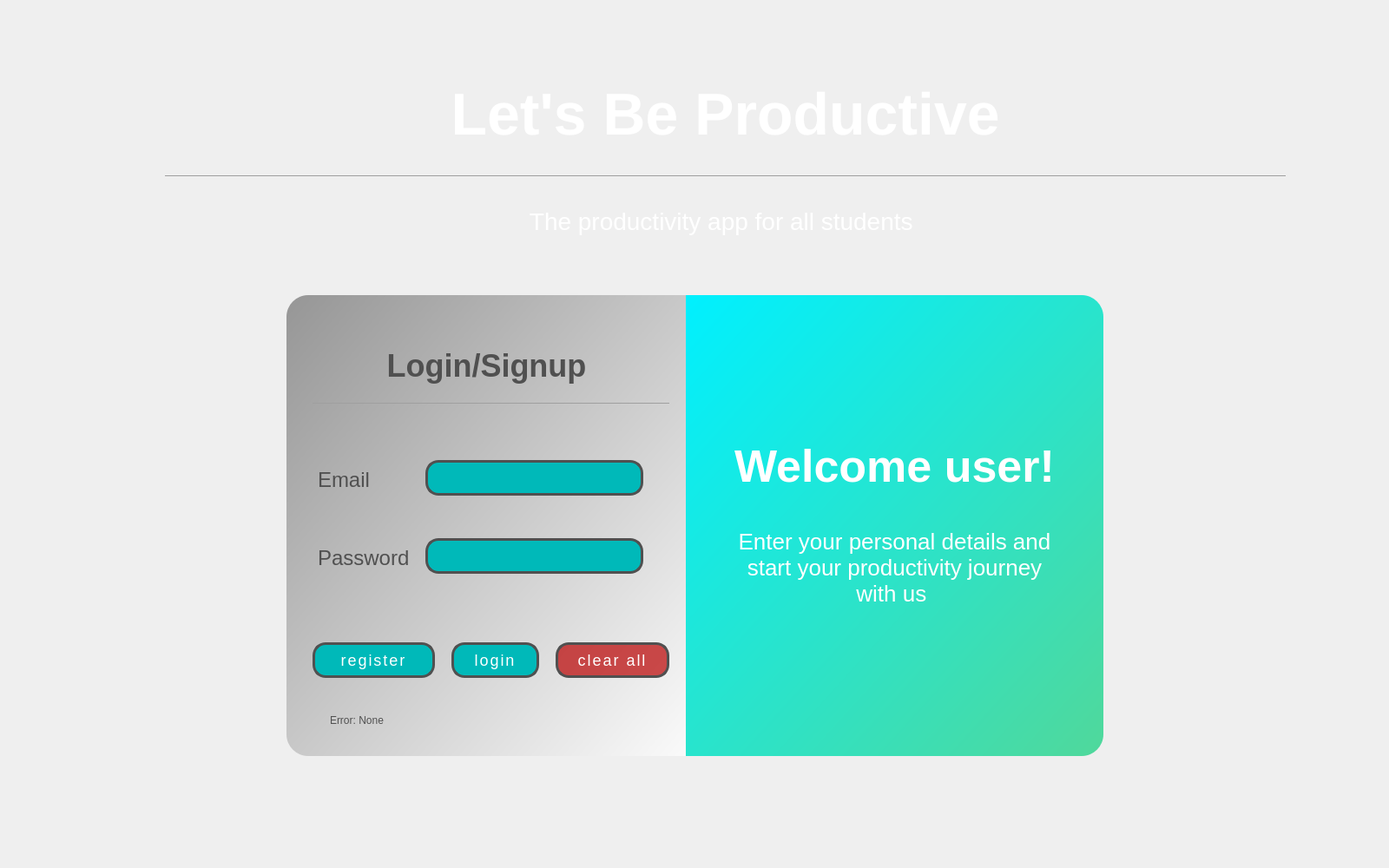
<?xml version="1.0" encoding="UTF-8"?>
<ui version="4.0">
 <class>LoginPage</class>
 <widget class="QWidget" name="LoginPage">
  <property name="geometry">
   <rect>
    <x>0</x>
    <y>0</y>
    <width>1600</width>
    <height>1000</height>
   </rect>
  </property>
  <property name="windowTitle">
   <string>Form</string>
  </property>
  <widget class="QPushButton" name="loginButton">
   <property name="geometry">
    <rect>
     <x>520</x>
     <y>740</y>
     <width>101</width>
     <height>41</height>
    </rect>
   </property>
   <property name="styleSheet">
    <string notr="true">font-family: &quot;Open Sans&quot;, sans-serif;
  font-size: 18px;
  letter-spacing: 2px;
  text-decoration: none;
  text-transform: uppercase;
  color: white;
  cursor: pointer;
  border: 3px solid;
border-radius:15;
  border-color: rgb(80,80,80);
background-color:rgb(0,185,185);
  padding: 0.25em 0.5em;
  box-shadow: 1px 1px 0px 0px, 2px 2px 0px 0px, 3px 3px 0px 0px, 4px 4px 0px 0px, 5px 5px 0px 0px;
  position: relative;
  user-select: none;
  -webkit-user-select: none;
  touch-action: manipulation;</string>
   </property>
   <property name="text">
    <string>login</string>
   </property>
  </widget>
  <widget class="QPushButton" name="registerButton">
   <property name="geometry">
    <rect>
     <x>360</x>
     <y>740</y>
     <width>141</width>
     <height>41</height>
    </rect>
   </property>
   <property name="styleSheet">
    <string notr="true">font-family: &quot;Open Sans&quot;, sans-serif;
  font-size: 18px;
  letter-spacing: 2px;
  text-decoration: none;
  text-transform: uppercase;
  color: white;
  cursor: pointer;
  border: 3px solid;
border-radius:15;
  border-color: rgb(80,80,80);
background-color:rgb(0,185,185);
  padding: 0.25em 0.5em;
  box-shadow: 1px 1px 0px 0px, 2px 2px 0px 0px, 3px 3px 0px 0px, 4px 4px 0px 0px, 5px 5px 0px 0px;
  position: relative;
  user-select: none;
  -webkit-user-select: none;
  touch-action: manipulation;</string>
   </property>
   <property name="text">
    <string>register</string>
   </property>
  </widget>
  <widget class="QPushButton" name="clearAllButton">
   <property name="geometry">
    <rect>
     <x>640</x>
     <y>740</y>
     <width>131</width>
     <height>41</height>
    </rect>
   </property>
   <property name="styleSheet">
    <string notr="true">font-family: &quot;Open Sans&quot;, sans-serif;
  font-size: 18px;
  letter-spacing: 2px;
  text-decoration: none;
  text-transform: uppercase;
  color: white;
  cursor: pointer;
  border: 3px solid;
border-radius:15;
  border-color: rgb(80,80,80);
background-color:rgba(185,0,0,0.7);
  padding: 0.25em 0.5em;
  box-shadow: 1px 1px 0px 0px, 2px 2px 0px 0px, 3px 3px 0px 0px, 4px 4px 0px 0px, 5px 5px 0px 0px;
  position: relative;
  user-select: none;
  -webkit-user-select: none;
  touch-action: manipulation;</string>
   </property>
   <property name="text">
    <string>clear all</string>
   </property>
  </widget>
  <widget class="QLabel" name="label">
   <property name="geometry">
    <rect>
     <x>360</x>
     <y>530</y>
     <width>101</width>
     <height>51</height>
    </rect>
   </property>
   <property name="styleSheet">
    <string notr="true"> position: relative;
  padding: 0;
  margin: 0;
  font-family: &quot;Raleway&quot;, sans-serif;
  font-weight: 300;
  font-size: 24px;
  color: rgb(80,80,80);
 text-align: center;
  padding-bottom: 5px;</string>
   </property>
   <property name="text">
    <string>Email</string>
   </property>
  </widget>
  <widget class="QLabel" name="label_2">
   <property name="geometry">
    <rect>
     <x>360</x>
     <y>610</y>
     <width>111</width>
     <height>71</height>
    </rect>
   </property>
   <property name="styleSheet">
    <string notr="true"> position: relative;
  padding: 0;
  margin: 0;
  font-family: &quot;Raleway&quot;, sans-serif;
  font-weight: 300;
  font-size: 24px;
  color: rgb(80,80,80);
 text-align: center;
  padding-bottom: 5px;</string>
   </property>
   <property name="text">
    <string>Password</string>
   </property>
  </widget>
  <widget class="QLineEdit" name="emailInput">
   <property name="geometry">
    <rect>
     <x>490</x>
     <y>530</y>
     <width>251</width>
     <height>41</height>
    </rect>
   </property>
   <property name="styleSheet">
    <string notr="true">font-family: &quot;Open Sans&quot;, sans-serif;
  font-size: 20px;
  letter-spacing: 2px;
  text-decoration: none;
  color: white;
  cursor: pointer;
  border: 3px solid;
border-radius:15;
  border-color: rgb(80,80,80);
background-color:rgb(0,185,185);
  padding: 0.25em 0.5em;
  box-shadow: 1px 1px 0px 0px, 2px 2px 0px 0px, 3px 3px 0px 0px, 4px 4px 0px 0px, 5px 5px 0px 0px;
  position: relative;
  user-select: none;
  -webkit-user-select: none;
  touch-action: manipulation;</string>
   </property>
  </widget>
  <widget class="QLineEdit" name="passwordInput">
   <property name="geometry">
    <rect>
     <x>490</x>
     <y>620</y>
     <width>251</width>
     <height>41</height>
    </rect>
   </property>
   <property name="styleSheet">
    <string notr="true">font-family: &quot;Open Sans&quot;, sans-serif;
  font-size: 20px;
  letter-spacing: 2px;
  text-decoration: none;
  text-transform: uppercase;
  color: white;
  cursor: pointer;
  border: 3px solid;
border-radius:15;
  border-color: rgb(80,80,80);
background-color:rgb(0,185,185);
  padding: 0.25em 0.5em;
  box-shadow: 1px 1px 0px 0px, 2px 2px 0px 0px, 3px 3px 0px 0px, 4px 4px 0px 0px, 5px 5px 0px 0px;
  position: relative;
  user-select: none;
  -webkit-user-select: none;
  touch-action: manipulation;</string>
   </property>
   <property name="echoMode">
    <enum>QLineEdit::EchoMode::Password</enum>
   </property>
  </widget>
  <widget class="QLabel" name="errorLabel">
   <property name="geometry">
    <rect>
     <x>380</x>
     <y>820</y>
     <width>361</width>
     <height>20</height>
    </rect>
   </property>
   <property name="styleSheet">
    <string notr="true">  color: rgb(80,80,80);
</string>
   </property>
   <property name="text">
    <string>Error: None</string>
   </property>
  </widget>
  <widget class="QLabel" name="label_3">
   <property name="geometry">
    <rect>
     <x>790</x>
     <y>340</y>
     <width>481</width>
     <height>531</height>
    </rect>
   </property>
   <property name="styleSheet">
    <string notr="true"> position: relative;
  padding: 0;
  margin: 0;
  font-family: &quot;Raleway&quot;, sans-serif;
  font-weight: 300;
  font-size: 26px;
  color: white;
 text-align: center;
  padding-bottom: 5px;
background-color: qlineargradient(spread:pad, x1:0, y1:0, x2:1, y2:1, stop:0 rgb( 0, 240, 255), stop:1 rgb(80, 216, 155));
border-top-right-radius: 25;
border-bottom-right-radius: 25;</string>
   </property>
   <property name="text">
    <string>&lt;div&gt;
&lt;h1&gt;Welcome user!&lt;/h1&gt;
&lt;br&gt;
Enter your personal details and
&lt;br&gt; start your productivity journey  &lt;br&gt; with us


&lt;/div&gt;
</string>
   </property>
   <property name="alignment">
    <set>Qt::AlignmentFlag::AlignCenter</set>
   </property>
  </widget>
  <widget class="QLabel" name="label_4">
   <property name="geometry">
    <rect>
     <x>330</x>
     <y>340</y>
     <width>461</width>
     <height>531</height>
    </rect>
   </property>
   <property name="styleSheet">
    <string notr="true"> position: relative;
  padding: 0;
  margin: 0;
  font-family: &quot;Raleway&quot;, sans-serif;
  font-weight: 300;
  font-size: 28px;
  color: white;
 text-align: center;
  padding-bottom: 5px;
background-color: qlineargradient(spread:pad, x1:0, y1:0, x2:1, y2:1, stop:0 rgba(150, 150, 150, 255), stop:1 rgba(250, 250, 250, 255));
border-top-left-radius: 25;
border-bottom-left-radius: 25;</string>
   </property>
   <property name="text">
    <string/>
   </property>
   <property name="alignment">
    <set>Qt::AlignmentFlag::AlignCenter</set>
   </property>
  </widget>
  <widget class="QLabel" name="label_5">
   <property name="geometry">
    <rect>
     <x>360</x>
     <y>400</y>
     <width>411</width>
     <height>81</height>
    </rect>
   </property>
   <property name="styleSheet">
    <string notr="true"> position: relative;
  padding: 0;
  margin: 0;
  font-family: &quot;Raleway&quot;, sans-serif;
  font-weight: 300;
  font-size: 18px;
  color: rgb(80,80,80);
 text-align: center;
  text-transform: uppercase;
  padding-bottom: 5px;</string>
   </property>
   <property name="text">
    <string>&lt;h1&gt;Login/Signup &lt;/h1&gt;
&lt;hr style=&quot;background-color:'grey'&quot; width=80%/&gt;
</string>
   </property>
   <property name="alignment">
    <set>Qt::AlignmentFlag::AlignCenter</set>
   </property>
  </widget>
  <widget class="QLabel" name="label_6">
   <property name="geometry">
    <rect>
     <x>20</x>
     <y>70</y>
     <width>351</width>
     <height>261</height>
    </rect>
   </property>
   <property name="styleSheet">
    <string notr="true">opacity:0.1</string>
   </property>
   <property name="text">
    <string>&lt;img src=&quot;:public/public/logo3.png&quot; width=300 style=&quot;opacity:0.1&quot;/&gt;</string>
   </property>
  </widget>
  <widget class="QLabel" name="label_7">
   <property name="geometry">
    <rect>
     <x>190</x>
     <y>-90</y>
     <width>1291</width>
     <height>551</height>
    </rect>
   </property>
   <property name="styleSheet">
    <string notr="true"> position: relative;
  padding: 0;
  margin: 0;
  font-family: &quot;Raleway&quot;, sans-serif;
  font-weight: 300;
  font-size: 34px;
  color: white;
 text-align: center;
  text-transform: uppercase;
  padding-bottom: 5px;</string>
   </property>
   <property name="text">
    <string>&lt;div&gt;
&lt;h1&gt;Let's Be Productive&lt;/h1&gt;
&lt;hr style=&quot;background-color:'cyan'&quot; width=80%/&gt;
&lt;p style=&quot;  text-transform: none; font-size:28px&quot;&gt;The productivity app for all students&lt;/p&gt;
&lt;/div&gt;
</string>
   </property>
   <property name="textFormat">
    <enum>Qt::TextFormat::AutoText</enum>
   </property>
   <property name="alignment">
    <set>Qt::AlignmentFlag::AlignCenter</set>
   </property>
  </widget>
  <zorder>label_7</zorder>
  <zorder>label_4</zorder>
  <zorder>loginButton</zorder>
  <zorder>registerButton</zorder>
  <zorder>clearAllButton</zorder>
  <zorder>label</zorder>
  <zorder>label_2</zorder>
  <zorder>emailInput</zorder>
  <zorder>passwordInput</zorder>
  <zorder>errorLabel</zorder>
  <zorder>label_3</zorder>
  <zorder>label_5</zorder>
  <zorder>label_6</zorder>
 </widget>
 <resources/>
 <connections/>
</ui>
